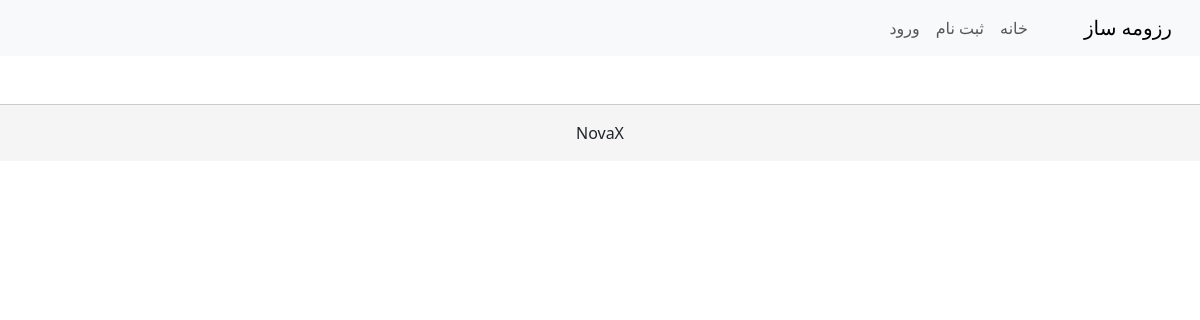
The app's page /, older data.
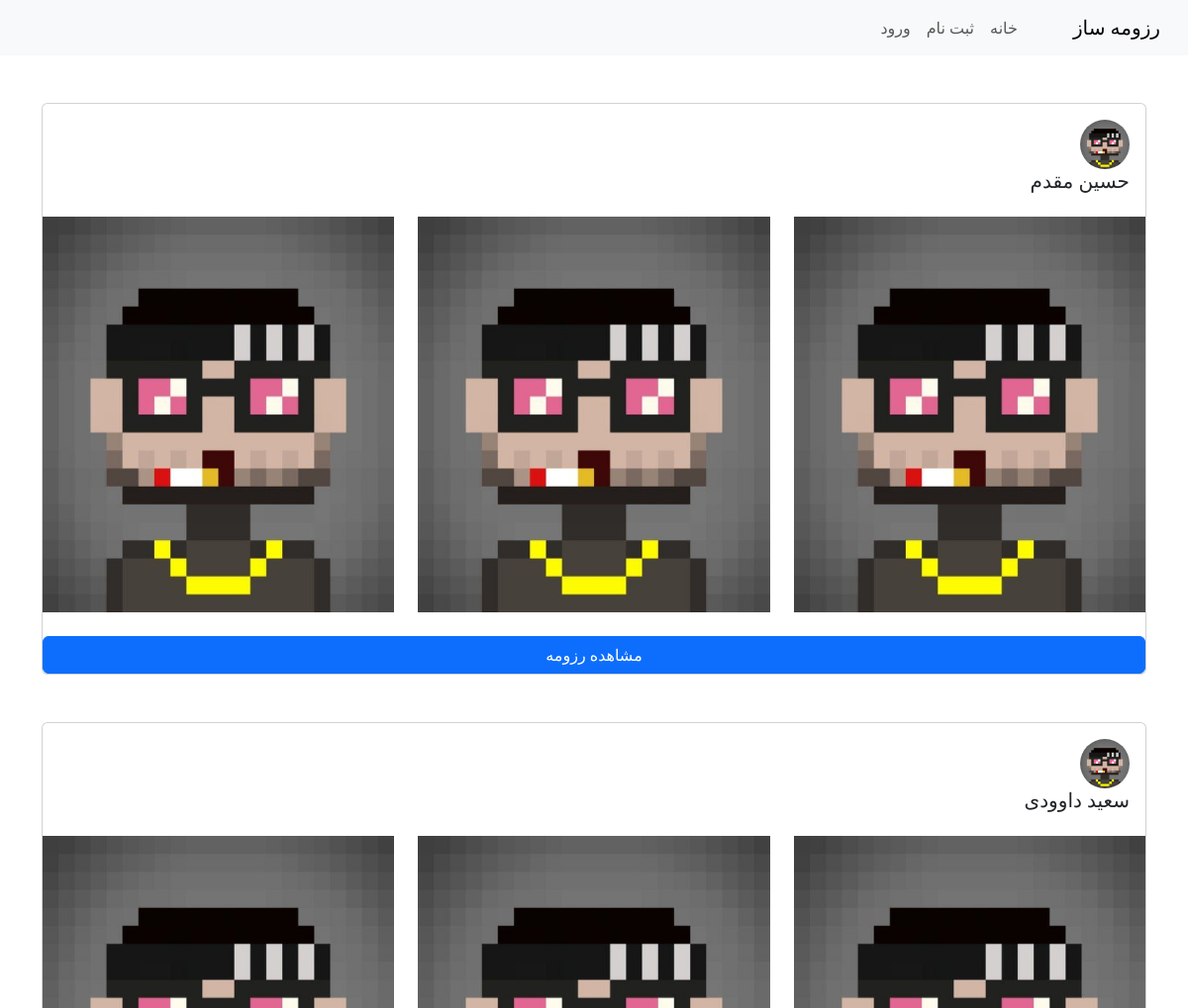
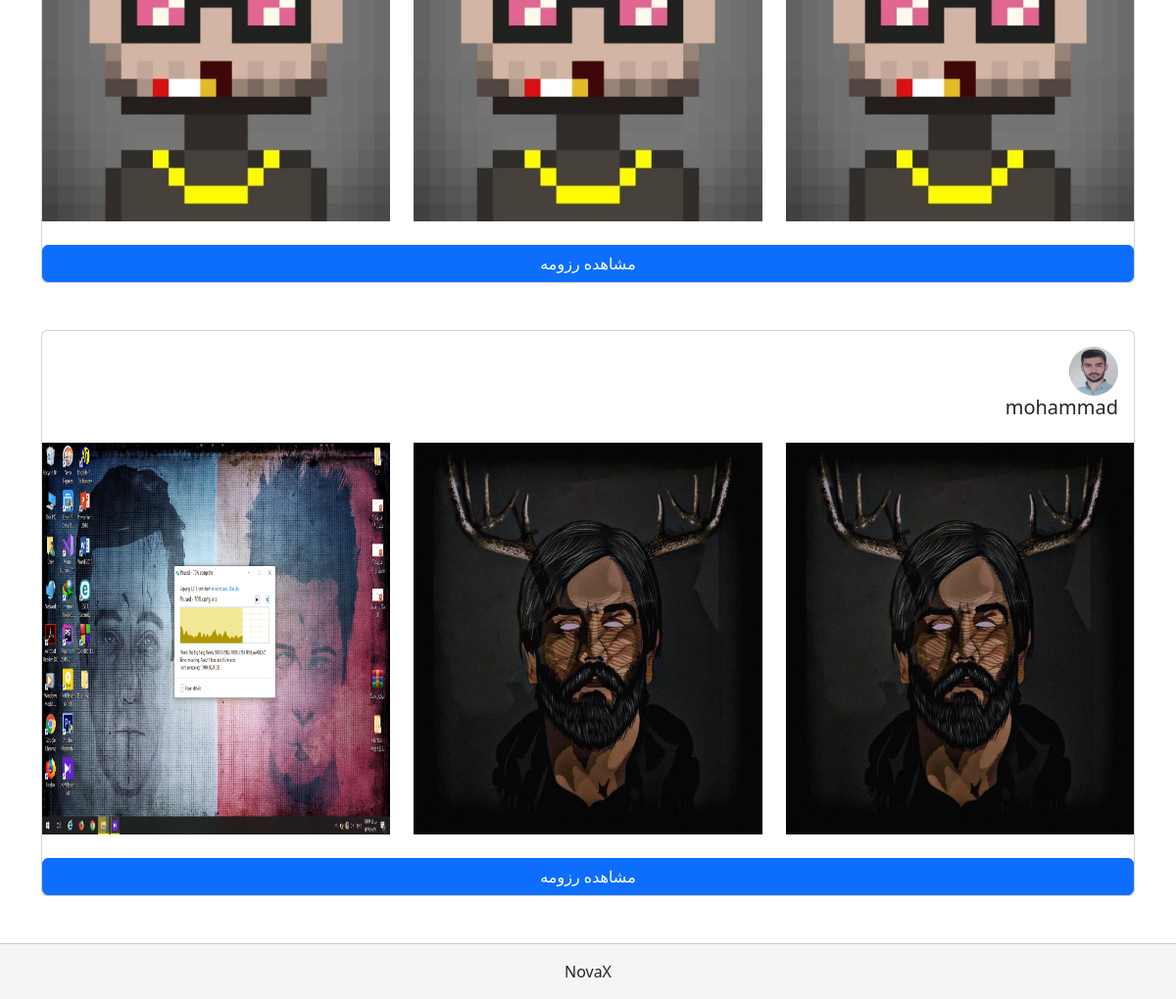
The same page, newer data (2 pictures, top to bottom).
### user/models.py (models this page shows)
class User(AbstractUser):
    avatar = models.ImageField(upload_to='uploads/avatar/', blank=True)
    resume = models.ForeignKey(Resume, blank=True, null=True, on_delete=models.CASCADE, related_name='user')

### resume/models.py (models this page shows)
class Resume(models.Model):
    name = models.CharField(max_length=255, null=True, blank=True)
    content = RichTextField(null=True, blank=True)
    image_1 = models.ImageField(upload_to='uploads/resume/', blank=True)
    image_2 = models.ImageField(upload_to='uploads/resume/', blank=True)
    image_3 = models.ImageField(upload_to='uploads/resume/', blank=True)

### config/views.py (the view)
# urls.py: path('', Home.as_view(), name="Home"),
class Home(View):
    def get(self, request, *args, **kwargs):
        context = {}
        users = User.objects.all()
        context['users'] = users
        resumes = Resume.objects.all()
        context['resumes'] = resumes
        return render(request, 'index.html', context)

### templates/index.html (shortened to what this page needs)
{% extends 'base.html' %}
{% block head %}
    <link rel="stylesheet" href="https://cdnjs.cloudflare.com/ajax/libs/OwlCarousel2/2.3.4/assets/owl.carousel.min.css">
    <link rel="stylesheet"
          href="https://cdnjs.cloudflare.com/ajax/libs/OwlCarousel2/2.3.4/assets/owl.theme.default.min.css">
{% endblock %}
{% block content %}
    {% for user in users %}
        {% if user.avatar %}
            <div class="card my-5">
                <div class="card-body">
                    <img src="{{ user.avatar.url }}" alt="Avatar" width="50px" height="50px"
                         style="border-radius: 500px">
                    <h5 class="card-title">{{ user.resume.name }}</h5>
                </div>
                <div class="row">
                    <img src="{{ user.resume.image_1.url }}" class="col-4" height="400px" width="400px" alt="avatar">
                    <img src="{{ user.resume.image_2.url }}" class="col-4" height="400px" width="400px" alt="avatar">
                    <img src="{{ user.resume.image_3.url }}" class="col-4" height="400px" width="400px" alt="avatar">
                </div>
                <a href="{% url 'ShowSingle' user.username %}" class="mt-4 btn btn-primary">مشاهده رزومه</a>
            </div>
        {% endif %}
    {% endfor %}
{% endblock %}

### templates/base.html (shortened to what this page needs)
{% load static %}
<!DOCTYPE html>
<html lang="en">
<head>
    {% block head %}{% endblock %}
    <link rel="stylesheet" href="{% static 'css/owl.carousel.min.css' %}">
    <link rel="stylesheet" href="{% static 'css/owl.theme.default.min.css' %}">
    <link rel="stylesheet" href="{% static 'css/bootstrap.min.css' %}">
</head>
<body dir="rtl">
<nav class="navbar navbar-expand-lg bg-body-tertiary sticky-top">
    <div class="container-fluid">
        <a class="navbar-brand ms-5" href="{% url 'Home' %}">رزومه ساز</a>
        <div class="collapse navbar-collapse" id="navbarNavAltMarkup">
            <div class="navbar-nav">
                <a class="nav-link " href="{% url 'Home' %}">خانه</a>
                {% if not request.user.is_authenticated %}
                    <a class="nav-link" href="{% url 'Signup' %}">ثبت نام</a>
                    <a class="nav-link" href="{% url 'Login' %}">ورود</a>
                {% endif %}
            </div>
        </div>
    </div>
</nav>
<main class="container mt-5">
    {% block content %}{% endblock %}
</main>
<footer style="background-color: whitesmoke; border-top: 1px solid rgba(0,0,0,0.17)"
        class="text-center p-3 sticky-bottom">
    NovaX
</footer>
</body>
</html>

Row changes from the older to the newer data that the page shows:
added User: avatar (picture), resume.name "حسین مقدم", resume.image_1 (picture), resume.image_2 (picture), resume.image_3 (picture)
added User: avatar (picture), resume.name "سعید داوودی", resume.image_1 (picture), resume.image_2 (picture), resume.image_3 (picture)
added User: avatar (picture), resume.name "mohammad", resume.image_1 (picture), resume.image_2 (picture), resume.image_3 (picture)
